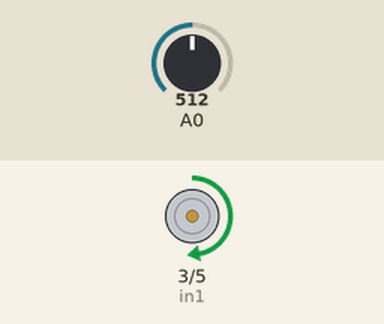
Simulated run of this sketch. Board: Arduino Uno, built with avr-gcc and run on an emulated ATmega328P. On the bench: motor-driver pin pairs drawn as motors (green arrow = first pin HIGH = forward, orange = second pin HIGH = backward, longer = more drive). The inputs (shaded band) are chosen by the test bench; at power-on: A0 = 512.

Above: at 1.2 s.
1.3 s: A0 set to 716
At 2.0 s:
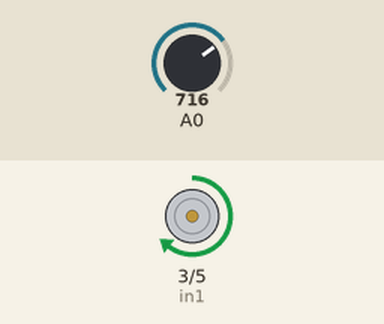
2.8 s: A0 set to 900
At 3.2 s:
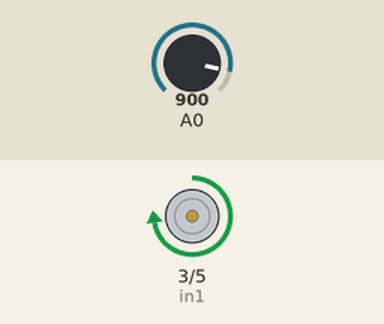
4.3 s: A0 set to 122
At 5.5 s:
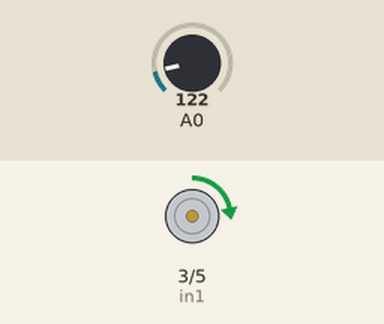
5.8 s: A0 set to 0
At 6.7 s:
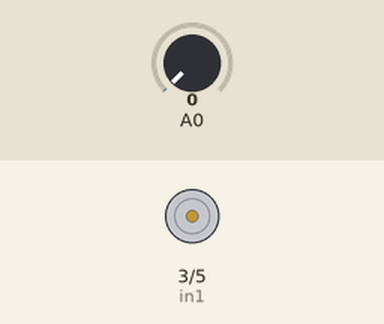
7.3 s: A0 set to 511
At 7.8 s:
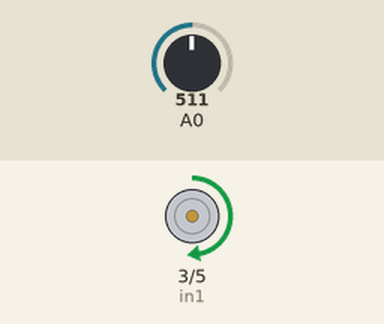
Timing chart, 0 to 9.8 s (numbered marks = the images above; inputs shaded):
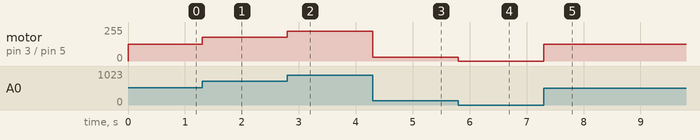

The sketch:

motorspeedcontrol.ino
```cpp
int in1=3;
int in2=5;
//int speed=100;
void setup() {
  pinMode(in1,OUTPUT);
  pinMode(in2,OUTPUT);// put your setup code here, to run once:
  pinMode(A0,INPUT);
}

void loop() {
  int a = analogRead(A0);
  int map1=map(a,0,1023,0,255);

  analogWrite(in1,map1);
  analogWrite(in2,0);


}
```

Measured:
- after the input at 1.3 s, motor on pin 3 (in1) / pin 5 (in2): forward 127/255 → forward 178/255 at once
- after the input at 2.8 s, motor on pin 3 (in1) / pin 5 (in2): forward 178/255 → forward 224/255 at once
- after the input at 4.3 s, motor on pin 3 (in1) / pin 5 (in2): forward 224/255 → forward 30/255 at once
- after the input at 5.8 s, motor on pin 3 (in1) / pin 5 (in2): forward 30/255 → stopped at once
- after the input at 7.3 s, motor on pin 3 (in1) / pin 5 (in2): stopped → forward 127/255 at once
